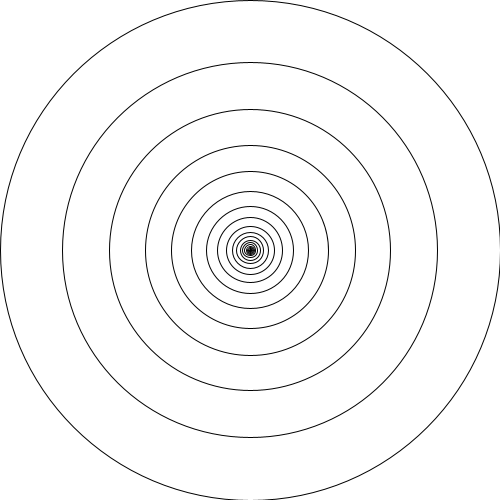
Frame 1 (no input)
Frame 60 (the mouse pressed at the canvas centre just before this capture): identical to frame 1, image omitted
Frame 120 (the mouse held since frame 60 and released just before this capture): identical to frame 1, image omitted

The Processing sketch that drew this single still picture (run headless with seeded random() and noise(); from frame 60 on, the mouse is pressed at the canvas centre):

// Processing sketch: Re_2
// ── Re_2.pde
void setup()
{
    size(500,500);  
}

void draw() 
{
    background(255);
    for (int i = width; i > 0; i*= 0.75) 
    {
        ellipse(width/2,height/2,i,i);
    }
}
